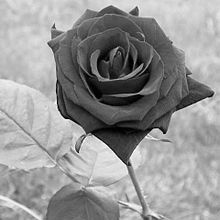
#> input picture gray_rose.jpg, 220 x 220 px
$ python norma.py
#> lines starting #> are read from the running program, lines starting #| are printed output that depends on the picture
import cv2
import numpy as np
import matplotlib.pyplot as plt
from mpl_toolkits.mplot3d import Axes3D
from matplotlib import cm
import math

img = cv2.imread('gray_rose.jpg',0)
#> img is the input picture: shape (220, 220); min 0, max 255, mean 148.4
f = np.fft.fft2(img)
fshift = np.fft.fftshift(f)
phase_spectrum = np.angle(fshift)
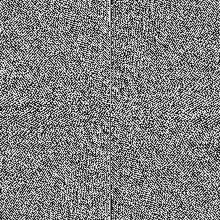
#> phase_spectrum: shape (220, 220) float64; min -3.14, max 3.14, mean -0.00013; drawn with min black and max white
magnitude_spectrum = np.log(np.abs(fshift))
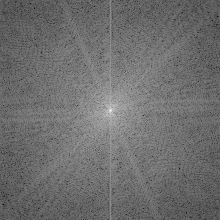
#> magnitude_spectrum: shape (220, 220) float64; min 1.06, max 15.79, mean 7.43; drawn with min black and max white

phase = np.asarray(phase_spectrum).reshape(-1)
magnitude = np.asarray(magnitude_spectrum).reshape(-1)

font = {'family': 'serif',
    'color':  'black',
    'weight': 'normal',
    'size': 12,
    }

fig = plt.figure()
ax = fig.add_subplot(111, projection='3d')
ax.set_title('Magnitude spectrum centered (log scale)', fontdict=font)
magnitude = np.reshape(magnitude, (220,220))
u = np.arange(0,220)
v = np.arange(0,220)
U, V = np.meshgrid(u,v)
surf = ax.plot_surface(U,V,magnitude, cmap=cm.coolwarm)
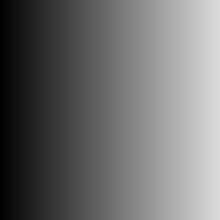
#> U: shape (220, 220) int64; min 0, max 219, mean 109.5
fig.colorbar(surf, shrink=0.5, aspect=5)
ax.set_xlabel('frequency u')
ax.set_ylabel('frequency v')
ax.set_zlabel('magnitude')
plt.tight_layout()
plt.savefig("magnitude_spectrum.pdf")
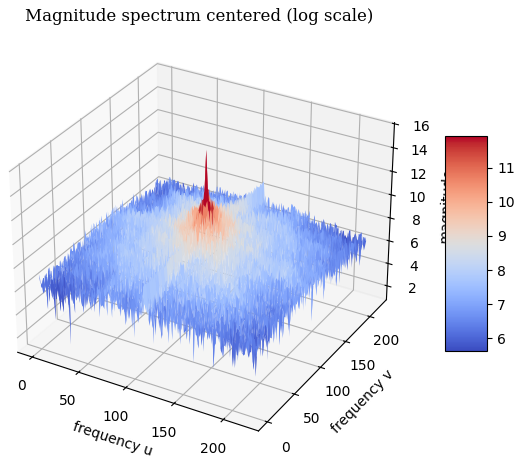
#> figure drawn by matplotlib, 2 panels
plt.close()
# ax.view_init(20, 35)

fig = plt.figure()
ax = fig.add_subplot(111, projection='3d')
ax.set_title('Phase spectrum centered', fontdict=font)
phase = np.reshape(phase, (220,220))
u = np.arange(0,220)
v = np.arange(0,220)
U, V = np.meshgrid(u,v)
surf = ax.plot_surface(U,V,phase, cmap=cm.coolwarm)
fig.colorbar(surf, shrink=0.5, aspect=5)
ax.set_xlabel('frequency u')
ax.set_ylabel('frequency v')
ax.set_zlabel('phase')
plt.tight_layout()
plt.savefig("phase_spectrum.pdf")
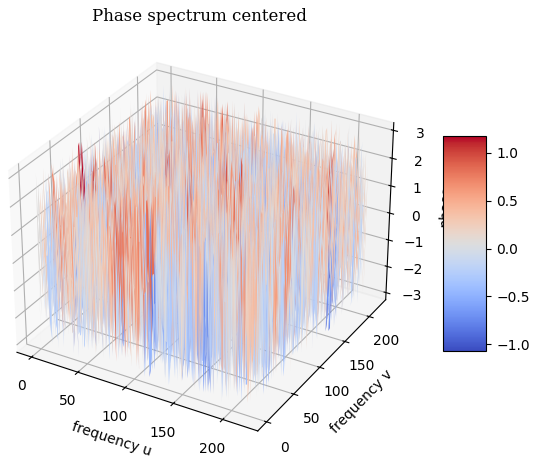
#> figure drawn by matplotlib, 2 panels
plt.close()

plt.imshow(magnitude_spectrum)
plt.title("Magnitude spectrum", fontdict=font)
plt.xlabel("frequency u")
plt.ylabel("frequency v")
plt.savefig("magnitude_spectrum3.pdf")

plt.imshow(phase_spectrum)
plt.title("Phase spectrum", fontdict=font)
plt.xlabel("frequency u")
plt.ylabel("frequency v")
plt.savefig("phase_spectrum3.pdf")
